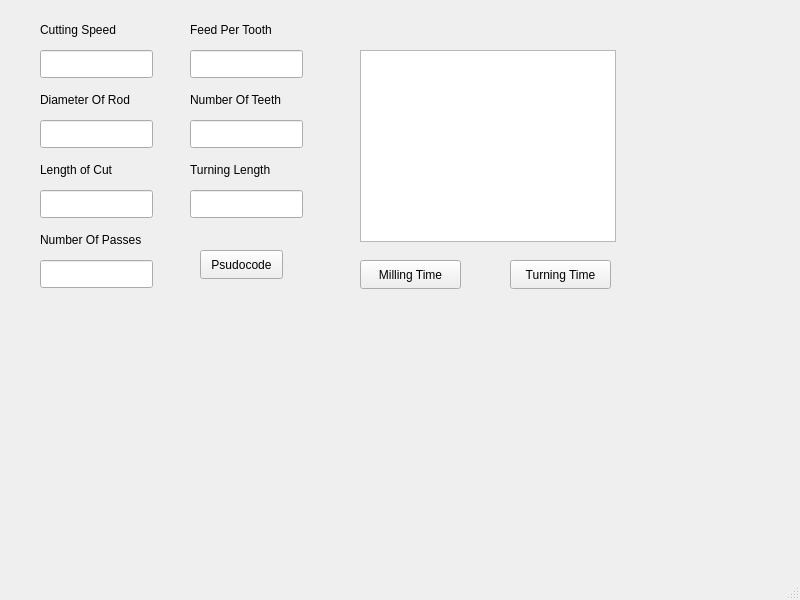
<?xml version="1.0" encoding="UTF-8"?>
<ui version="4.0">
 <class>MainWindow</class>
 <widget class="QMainWindow" name="MainWindow">
  <property name="geometry">
   <rect>
    <x>0</x>
    <y>0</y>
    <width>800</width>
    <height>600</height>
   </rect>
  </property>
  <property name="windowTitle">
   <string>MainWindow</string>
  </property>
  <widget class="QWidget" name="centralwidget">
   <widget class="QLineEdit" name="cuttingSpeed">
    <property name="geometry">
     <rect>
      <x>40</x>
      <y>50</y>
      <width>113</width>
      <height>28</height>
     </rect>
    </property>
   </widget>
   <widget class="QLabel" name="label">
    <property name="geometry">
     <rect>
      <x>40</x>
      <y>20</y>
      <width>101</width>
      <height>20</height>
     </rect>
    </property>
    <property name="text">
     <string>Cutting Speed</string>
    </property>
   </widget>
   <widget class="QLabel" name="label_2">
    <property name="geometry">
     <rect>
      <x>40</x>
      <y>90</y>
      <width>121</width>
      <height>20</height>
     </rect>
    </property>
    <property name="text">
     <string>Diameter Of Rod</string>
    </property>
   </widget>
   <widget class="QLabel" name="label_3">
    <property name="geometry">
     <rect>
      <x>40</x>
      <y>160</y>
      <width>101</width>
      <height>20</height>
     </rect>
    </property>
    <property name="text">
     <string>Length of Cut</string>
    </property>
   </widget>
   <widget class="QLabel" name="label_4">
    <property name="geometry">
     <rect>
      <x>40</x>
      <y>230</y>
      <width>121</width>
      <height>20</height>
     </rect>
    </property>
    <property name="text">
     <string>Number Of Passes</string>
    </property>
   </widget>
   <widget class="QLineEdit" name="diameter">
    <property name="geometry">
     <rect>
      <x>40</x>
      <y>120</y>
      <width>113</width>
      <height>28</height>
     </rect>
    </property>
   </widget>
   <widget class="QLineEdit" name="lengthOfCut">
    <property name="geometry">
     <rect>
      <x>40</x>
      <y>190</y>
      <width>113</width>
      <height>28</height>
     </rect>
    </property>
   </widget>
   <widget class="QLineEdit" name="numberOfPasses">
    <property name="geometry">
     <rect>
      <x>40</x>
      <y>260</y>
      <width>113</width>
      <height>28</height>
     </rect>
    </property>
   </widget>
   <widget class="QLineEdit" name="feedPerTooth">
    <property name="geometry">
     <rect>
      <x>190</x>
      <y>50</y>
      <width>113</width>
      <height>28</height>
     </rect>
    </property>
   </widget>
   <widget class="QLabel" name="label_5">
    <property name="geometry">
     <rect>
      <x>190</x>
      <y>20</y>
      <width>111</width>
      <height>20</height>
     </rect>
    </property>
    <property name="text">
     <string>Feed Per Tooth</string>
    </property>
   </widget>
   <widget class="QLabel" name="label_6">
    <property name="geometry">
     <rect>
      <x>190</x>
      <y>90</y>
      <width>121</width>
      <height>20</height>
     </rect>
    </property>
    <property name="text">
     <string>Number Of Teeth</string>
    </property>
   </widget>
   <widget class="QLineEdit" name="numberOfTeeth">
    <property name="geometry">
     <rect>
      <x>190</x>
      <y>120</y>
      <width>113</width>
      <height>28</height>
     </rect>
    </property>
   </widget>
   <widget class="QLabel" name="label_7">
    <property name="geometry">
     <rect>
      <x>190</x>
      <y>90</y>
      <width>121</width>
      <height>20</height>
     </rect>
    </property>
    <property name="text">
     <string/>
    </property>
   </widget>
   <widget class="QTextBrowser" name="textBrowser">
    <property name="geometry">
     <rect>
      <x>360</x>
      <y>50</y>
      <width>256</width>
      <height>192</height>
     </rect>
    </property>
   </widget>
   <widget class="QPushButton" name="pushButton">
    <property name="geometry">
     <rect>
      <x>360</x>
      <y>260</y>
      <width>101</width>
      <height>29</height>
     </rect>
    </property>
    <property name="text">
     <string>Milling Time</string>
    </property>
   </widget>
   <widget class="QPushButton" name="pushButton_2">
    <property name="geometry">
     <rect>
      <x>510</x>
      <y>260</y>
      <width>101</width>
      <height>29</height>
     </rect>
    </property>
    <property name="text">
     <string>Turning Time</string>
    </property>
   </widget>
   <widget class="QLineEdit" name="turningLength">
    <property name="geometry">
     <rect>
      <x>190</x>
      <y>190</y>
      <width>113</width>
      <height>28</height>
     </rect>
    </property>
   </widget>
   <widget class="QLabel" name="label_8">
    <property name="geometry">
     <rect>
      <x>190</x>
      <y>160</y>
      <width>111</width>
      <height>20</height>
     </rect>
    </property>
    <property name="text">
     <string>Turning Length</string>
    </property>
   </widget>
   <widget class="QPushButton" name="pushButton_3">
    <property name="geometry">
     <rect>
      <x>200</x>
      <y>250</y>
      <width>83</width>
      <height>29</height>
     </rect>
    </property>
    <property name="text">
     <string>Psudocode</string>
    </property>
   </widget>
   <zorder>label_5</zorder>
   <zorder>cuttingSpeed</zorder>
   <zorder>label</zorder>
   <zorder>label_2</zorder>
   <zorder>label_3</zorder>
   <zorder>label_4</zorder>
   <zorder>diameter</zorder>
   <zorder>lengthOfCut</zorder>
   <zorder>numberOfPasses</zorder>
   <zorder>feedPerTooth</zorder>
   <zorder>label_6</zorder>
   <zorder>numberOfTeeth</zorder>
   <zorder>label_7</zorder>
   <zorder>textBrowser</zorder>
   <zorder>pushButton</zorder>
   <zorder>pushButton_2</zorder>
   <zorder>turningLength</zorder>
   <zorder>label_8</zorder>
   <zorder>pushButton_3</zorder>
  </widget>
  <widget class="QMenuBar" name="menubar">
   <property name="geometry">
    <rect>
     <x>0</x>
     <y>0</y>
     <width>800</width>
     <height>25</height>
    </rect>
   </property>
  </widget>
  <widget class="QStatusBar" name="statusbar"/>
 </widget>
 <resources/>
 <connections/>
</ui>
